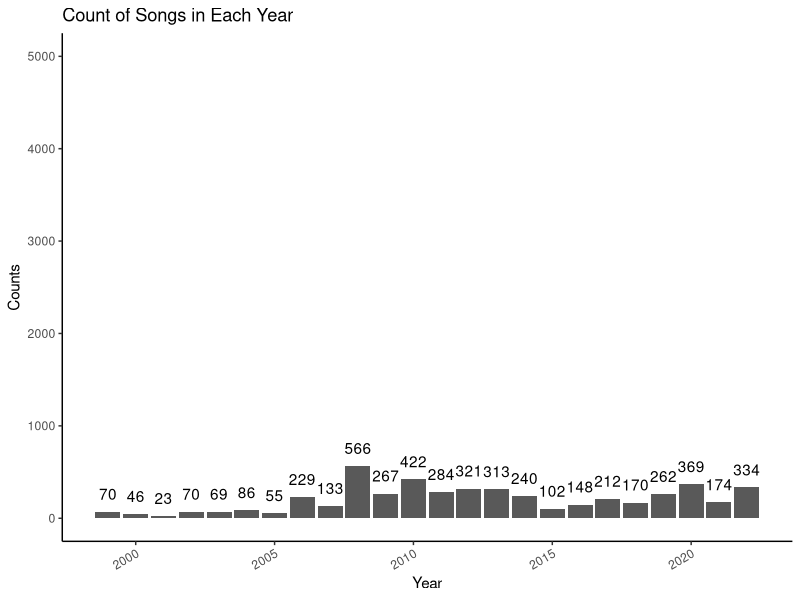
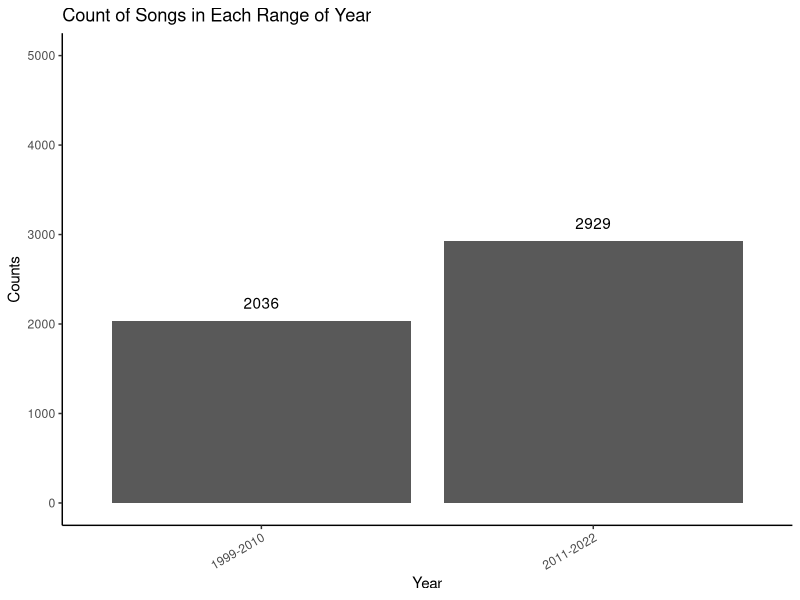
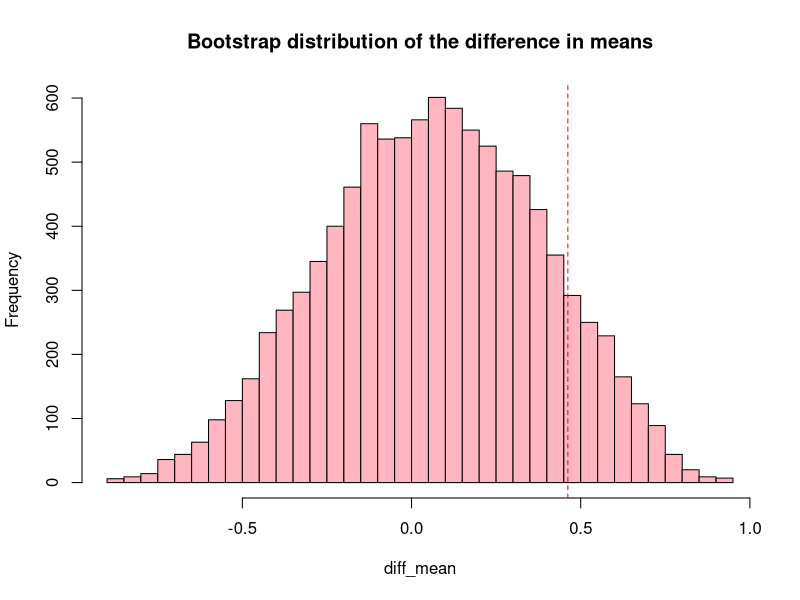

Reproduce these figures in R, in order.
## ---- chunk 1
artists <- read.csv("./Tracks_Artists.csv")
head(artists)
## ---- chunk 2
summary(artists$album_release_year)
## ---- chunk 3
library(ggplot2)
ggplot(artists, aes(x=album_release_year)) +
  geom_bar()+
  geom_text(stat='count', aes(label=..count..), vjust=-1)+
  ylim(0,5000)+
  theme_classic()+
  theme(axis.text.x=element_text(angle=30,hjust=1))+
  labs(title="Count of Songs in Each Year",
        x ="Year", y = "Counts")
## ---- chunk 4
artists$year_range <- ifelse(artists$album_release_year < 2011, "1999-2010","2011-2022")
head(artists)
## ---- chunk 5
library(ggplot2)
ggplot(artists, aes(x=year_range)) +
  geom_bar()+
  geom_text(stat='count', aes(label=..count..), vjust=-1)+
  ylim(0,5000)+
  theme_classic()+
  theme(axis.text.x=element_text(angle=30,hjust=1))+
  labs(title="Count of Songs in Each Range of Year",
        x ="Year", y = "Counts")
## ---- chunk 6
# group the dataset by Yearrange
Year2010 <- subset(artists, artists$year_range == "1999-2010",select = c("Valence"))
Year2022 <- subset(artists, artists$year_range == "2011-2022",select = c("Valence") )
# t.test
t.test(Year2010,Year2022,alternative = "less")
## ---- chunk 7
set.seed(1)
n1 = length(Year2010)
n2 = length(Year2022)
N <- 10000
diff_mean <- numeric(N) 

for (i in 1:N)
{
Year2010.sample <- sample(Year2010$Valence, n1, replace = TRUE) 
Year2022.sample <- sample(Year2022$Valence, n2, replace = TRUE)
diff_mean[i] <- mean(Year2010.sample) - mean(Year2022.sample)
}

mean(diff_mean)
## ---- chunk 8
quantile(diff_mean, c(.025, .975))
## ---- chunk 9
mydiff = function(mydf){
  index1 = artists$year_range == "1999-2010"
  index2 = artists$year_range == "2011-2022"
  return(mean(artists$Valence[index1]) - mean(artists$Valence[index2]))
}

mydiff(genre.clean) #actual mean difference from the original sample
## ---- chunk 10
hist(diff_mean,breaks=50,main = "Bootstrap distribution of the difference in means",col = 'light pink')
abline(v = mean(Year2010.sample) - mean(Year2022.sample), col = "red", lty = 2)
